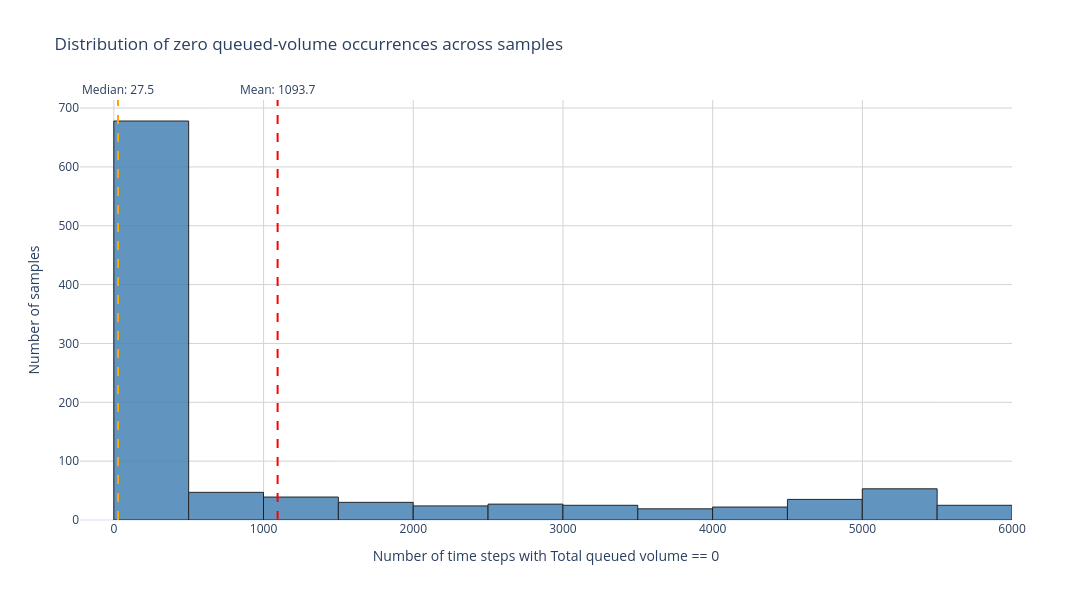

This figure's notebook cell:
### Code cell
import numpy as np
import plotly.graph_objects as go
import plotly.express as px
from plotly.subplots import make_subplots
from typing import Callable, Tuple, Optional, List, Dict

# ---------------------------------------------------------------------
# 1) Build a row → (ask_sizes, bid_sizes) extractor (no hardcoded slice)
# ---------------------------------------------------------------------
def build_l2_sizes_extractor(
    *,
    meta_cols: int = 0,
    levels_per_side: Optional[int] = None,   # None ⇒ infer from remaining width
    dims_per_level: int = 1,                 # e.g., (price,size)=2; if sizes-only tensor ⇒ 1
    size_offset: int = 0,                    # which feature inside each level is "size" (0-based)
    storage_order: str = "ASK|BID",          # or "BID|ASK"
    l2_end: Optional[int] = None,            # None ⇒ use row[meta_cols:] to the end
    auto_fix_extra: bool = True              # trim tail to nearest multiple of (2 * dims_per_level)
) -> Callable[[np.ndarray], Tuple[np.ndarray, np.ndarray]]:
    """
    Returns a function extractor(row) -> (ask_sizes, bid_sizes) with lengths K each.
    No absolute indices; only meta_cols and per-level structure.

    Row layout assumption (block layout):
        [meta | SIDE1_block (K * dims) | SIDE2_block (K * dims) | (optional tail)]

    Example: price+size per level ⇒ dims_per_level=2, size_offset=1.
             sizes-only L2 ⇒ dims_per_level=1, size_offset=0.
    """
    storage_order = storage_order.upper().strip()
    if storage_order not in {"ASK|BID", "BID|ASK"}:
        raise ValueError("storage_order must be 'ASK|BID' or 'BID|ASK'.")

    def extractor(row: np.ndarray) -> Tuple[np.ndarray, np.ndarray]:
        if row.ndim != 1:
            raise ValueError(f"Extractor expects 1D row, got shape {row.shape}.")
        D = row.shape[0]
        start = meta_cols
        end = D if l2_end is None else int(l2_end)
        if not (0 <= start < end <= D):
            raise ValueError(f"Invalid bounds: meta_cols={meta_cols}, l2_end={l2_end}, width={D}.")
        l2 = row[start:end]
        width = l2.shape[0]

        # infer K if needed
        if levels_per_side is None:
            unit = 2 * dims_per_level
            if width % unit != 0:
                if not auto_fix_extra:
                    raise ValueError(
                        f"Remaining width={width} not divisible by 2*dims_per_level={unit}. "
                        f"Set auto_fix_extra=True or pass levels_per_side."
                    )
                # trim to the nearest lower multiple
                trimmed = width - (width % unit)
                if trimmed <= 0:
                    raise ValueError(
                        f"Cannot infer levels with width={width} and unit={unit}."
                    )
                l2 = l2[:trimmed]
                width = trimmed
            K = width // unit
        else:
            K = int(levels_per_side)
            need = 2 * K * dims_per_level
            if need > width:
                if not auto_fix_extra:
                    raise ValueError(
                        f"Need {need} L2 columns for 2*K*dims; only {width} available."
                    )
                # try restricting to the needed part
                l2 = l2[:need]
                width = need

        side_span = K * dims_per_level
        side1 = l2[:side_span]
        side2 = l2[side_span:side_span*2]

        # take "size" component from each level
        if dims_per_level == 1:
            side1_sizes = side1
            side2_sizes = side2
        else:
            # reshape into [K, dims_per_level], pick column size_offset
            side1_sizes = side1.reshape(K, dims_per_level)[:, size_offset]
            side2_sizes = side2.reshape(K, dims_per_level)[:, size_offset]

        if storage_order == "ASK|BID":
            ask_sizes, bid_sizes = side1_sizes, side2_sizes
        else:
            bid_sizes, ask_sizes = side1_sizes, side2_sizes

        return ask_sizes.astype(float), bid_sizes.astype(float)

    return extractor


# ---------------------------------------------------------------------
# 2) Compute queued volumes over time using the extractor (state or delta)
# ---------------------------------------------------------------------
def compute_queued_volumes_over_time_from_extractor(
    book_array: np.ndarray,
    extractor: Callable[[np.ndarray], Tuple[np.ndarray, np.ndarray]],
    *,
    use_abs: bool = True,
    is_delta: bool = False
) -> Tuple[np.ndarray, np.ndarray, np.ndarray]:
    """
    Returns bid_vol[t], ask_vol[t], total[t] for t=0..T-1.

    - If is_delta=False: sums per-time from extracted sizes.
    - If is_delta=True: treats extracted sizes as per-step Δ and cumulatively sums over time.
    """
    if book_array.ndim != 2:
        raise ValueError(f"book_array must be 2D [T, D], got {book_array.shape}.")
    T = book_array.shape[0]

    bid_vol = np.empty(T, dtype=float)
    ask_vol = np.empty(T, dtype=float)

    bid_state = None
    ask_state = None

    for t in range(T):
        ask_sizes, bid_sizes = extractor(book_array[t])
        # shape consistency
        if ask_state is None:
            # initialize states with zeros of correct K
            ask_state = np.zeros_like(ask_sizes, dtype=float)
            bid_state = np.zeros_like(bid_sizes, dtype=float)
        else:
            if ask_state.shape != ask_sizes.shape or bid_state.shape != bid_sizes.shape:
                raise ValueError(f"Inconsistent level count at t={t}: "
                                 f"ask {ask_sizes.shape} vs {ask_state.shape}, "
                                 f"bid {bid_sizes.shape} vs {bid_state.shape}.")

        if is_delta:
            ask_state += ask_sizes
            bid_state += bid_sizes
            a = ask_state
            b = bid_state
        else:
            a = ask_sizes
            b = bid_sizes

        if use_abs:
            ask_vol[t] = float(np.sum(np.abs(a)))
            bid_vol[t] = float(np.sum(np.abs(b)))
        else:
            ask_vol[t] = float(np.sum(a))
            bid_vol[t] = float(np.sum(b))

    total = bid_vol + ask_vol
    return bid_vol, ask_vol, total


# ---------------------------------------------------------------------
# 3) Zero-volume histogram across samples (no slice assumptions)
# ---------------------------------------------------------------------
def zero_volume_histogram(
    b_dict: Dict[int, np.ndarray],
    *,
    extractor: Callable[[np.ndarray], Tuple[np.ndarray, np.ndarray]],
    use_abs: bool = True,
    is_delta: bool = False,
    atol: float = 0.0,
    bins: Optional[int] = None
) -> Tuple[Dict[int, Dict[str, List[int] | int]], List[int]]:
    """
    For each sample_id, compute queued volumes with the provided extractor,
    count time steps where total≈0 (within atol), and plot a histogram.
    """
    sample_ids = sorted(b_dict.keys())
    zero_volume_data: Dict[int, Dict[str, List[int] | int]] = {}
    zero_counts: List[int] = []

    for sid in sample_ids:
        data = b_dict[sid]
        _, _, total = compute_queued_volumes_over_time_from_extractor(
            data, extractor, use_abs=use_abs, is_delta=is_delta
        )
        idx = np.where(np.isclose(total, 0.0, atol=atol))[0]
        zero_volume_data[sid] = {"count": int(idx.size), "indexes": idx.tolist()}
        zero_counts.append(int(idx.size))

    # histogram
    if bins is None:
        bins = min(30, max(5, int(np.sqrt(max(1, len(zero_counts))))))

    # Create Plotly histogram
    fig = go.Figure()
    
    # Add histogram
    fig.add_trace(go.Histogram(
        x=zero_counts,
        nbinsx=bins,
        name='Distribution',
        marker=dict(color='steelblue', line=dict(color='black', width=1)),
        opacity=0.85
    ))
    
    # Add mean and median lines
    mean_zeros = float(np.mean(zero_counts)) if zero_counts else 0.0
    median_zeros = float(np.median(zero_counts)) if zero_counts else 0.0
    
    fig.add_vline(
        x=mean_zeros, 
        line_dash="dash", 
        line_color="red",
        annotation_text=f"Mean: {mean_zeros:.1f}",
        annotation_position="top"
    )
    
    fig.add_vline(
        x=median_zeros, 
        line_dash="dash", 
        line_color="orange",
        annotation_text=f"Median: {median_zeros:.1f}",
        annotation_position="top"
    )

    # Update layout
    fig.update_layout(
        title='Distribution of zero queued-volume occurrences across samples',
        xaxis_title='Number of time steps with Total queued volume == 0',
        yaxis_title='Number of samples',
        width=1200,
        height=600,
        showlegend=False,
        template='plotly_white'
    )
    
    # Add grid
    fig.update_xaxes(showgrid=True, gridwidth=1, gridcolor='lightgray')
    fig.update_yaxes(showgrid=True, gridwidth=1, gridcolor='lightgray')
    
    fig.show()

    print("Zero volume statistics:")
    print(f"Total samples: {len(zero_volume_data)}")
    print(f"Mean zero volume occurrences: {mean_zeros:.2f}")
    print(f"Median zero volume occurrences: {median_zeros:.2f}")
    print(f"Min zero volume occurrences: {min(zero_counts) if zero_counts else 0}")
    print(f"Max zero volume occurrences: {max(zero_counts) if zero_counts else 0}")

    return zero_volume_data, zero_counts


# ---------------------------------------------------------------------
# 4) Example usage — set ONLY the structural params (no magic slice)
# ---------------------------------------------------------------------
# >>> Configure these to YOUR row format <<<
# How many *non-LOB* columns are at the start? (e.g., Δmid, timestamp, etc.)
META_COLS        = 0         # change if your row starts with meta features
LEVELS_PER_SIDE  = None      # None ⇒ infer K from remaining width
DIMS_PER_LEVEL   = 1         # if (price,size) per level, set to 2
SIZE_OFFSET      = 0         # which field is "size" inside each level (0-based)
STORAGE_ORDER    = "ASK|BID" # or "BID|ASK" to match how your tensor stores sides
L2_END           = None      # None ⇒ go to the end of the row
IS_DELTA         = False     # True if rows store Δqueue per step (then we cumsum over time)
USE_ABS          = True      # sum absolute sizes
ATOL_ZERO        = 0.0       # numeric tolerance for "zero"
BINS             = 20

extractor = build_l2_sizes_extractor(
    meta_cols=META_COLS,
    levels_per_side=LEVELS_PER_SIDE,
    dims_per_level=DIMS_PER_LEVEL,
    size_offset=SIZE_OFFSET,
    storage_order=STORAGE_ORDER,
    l2_end=L2_END,
    auto_fix_extra=True
)

# Run the histogram across all samples in b_dict
zero_volume_data, zero_counts = zero_volume_histogram(
    b_dict,
    extractor=extractor,
    use_abs=USE_ABS,
    is_delta=IS_DELTA,
    atol=ATOL_ZERO,
    bins=BINS
)

### Figure 1 — Plotly figure (JSON) as saved in the notebook; plotly's stock layout.template omitted (floating-point values rounded to 4 significant figures; data arrays with more than 128 entries replaced by an {"elided": "..."} marker saying what was removed)
{"data": [{"marker": {"color": "steelblue", "line": {"color": "black", "width": 1}}, "name": "Distribution", "nbinsx": 20, "opacity": 0.85, "type": "histogram", "x": {"elided": "1024 int values"}}], "layout": {"annotations": [{"showarrow": false, "text": "Mean: 1093.7", "x": 1094.0, "xanchor": "center", "xref": "x", "y": 1, "yanchor": "bottom", "yref": "y domain"}, {"showarrow": false, "text": "Median: 27.5", "x": 27.5, "xanchor": "center", "xref": "x", "y": 1, "yanchor": "bottom", "yref": "y domain"}], "height": 600, "shapes": [{"line": {"color": "red", "dash": "dash"}, "type": "line", "x0": 1094.0, "x1": 1094.0, "xref": "x", "y0": 0, "y1": 1, "yref": "y domain"}, {"line": {"color": "orange", "dash": "dash"}, "type": "line", "x0": 27.5, "x1": 27.5, "xref": "x", "y0": 0, "y1": 1, "yref": "y domain"}], "showlegend": false, "title": {"text": "Distribution of zero queued-volume occurrences across samples"}, "width": 1200, "xaxis": {"gridcolor": "lightgray", "gridwidth": 1, "showgrid": true, "title": {"text": "Number of time steps with Total queued volume == 0"}}, "yaxis": {"gridcolor": "lightgray", "gridwidth": 1, "showgrid": true, "title": {"text": "Number of samples"}}}}
